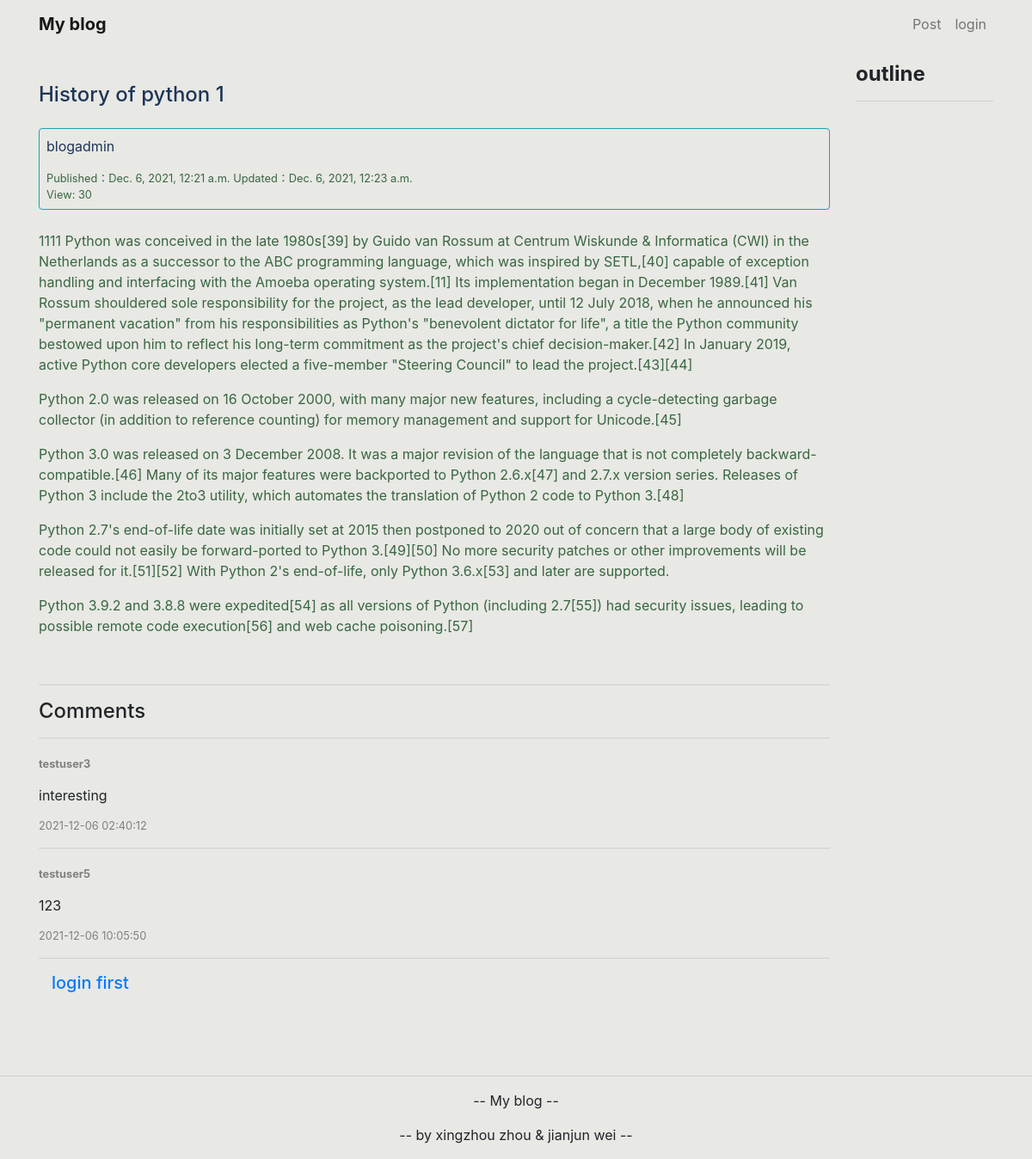
The app's page /article/a_detail/32/ with its own data.
### article/models.py (models this page shows, shortened)
class Article(models.Model):
    a_author = models.ForeignKey(User, on_delete=models.CASCADE)
    a_title = models.CharField(max_length=100, null=False, blank=False)
    a_content = models.TextField(null=False, blank=False)
    a_created_time = models.DateTimeField(auto_now_add=True)
    a_modified_time = models.DateTimeField(auto_now=True)
    a_topic = models.ForeignKey(ArticleTopic, on_delete=models.CASCADE, related_name='article', null=True, blank=True)
    a_view_count = models.PositiveIntegerField(default=1)
    class Meta:
        ordering = ('-a_created_time',)

### comment/models.py (models this page shows, shortened)
class Comment(models.Model):
    c_article = models.ForeignKey(Article, on_delete=models.CASCADE, related_name='comments')
    c_author = models.ForeignKey(User, on_delete=models.CASCADE, related_name='comments')
    c_content = models.TextField(null=False, blank=False)
    c_time = models.DateTimeField(auto_now_add=True)
    class Meta:
        ordering = ('c_time',)

### article/views.py (the view)
# urls.py: path('a_detail/<int:id>/', views.a_detail, name='a_detail'),
def a_detail(request, id):
    article = Article.objects.get(id=id)
    comments = Comment.objects.filter(c_article=id)
    article.a_view_count += 1
    article.save(update_fields=['a_view_count'])
    md = markdown.Markdown(
        extensions=[
        'markdown.extensions.extra',
        'markdown.extensions.codehilite',
        'markdown.extensions.toc',
        ])
    article.a_content = md.convert(article.a_content)
    context = { 'article': article, 'toc': md.toc, 'comments':comments}
    return render(request, 'article/detail.html', context)

### templates/article/detail.html (shortened to what this page needs)
{% extends "base.html" %}
{% load staticfiles %}
{% block content %}
<div class="container">
    <div class="row">
        <div class="col-md-10">
            <h1 class="mt-4 mb-4" style="color: #1d3557; font-size: 1.5em;">{{ article.a_title }}</h1>
            {% if user == article.a_author %}
                <div class="rounded border border-info" style="height: 140px">
            {% else %}
                <div class="rounded border border-info" style="height: 95px">
            {% endif %}
                    <p class="pt-2 pl-2" style="color: #1d3557; font-size: 1em;">
                        {{ article.a_author }}
                    </p>
                    <p class="pl-2 pb-2" style="color: #386641; font-size: 0.8em;">
                    Published：{{ article.a_created_time }}  Updated：{{ article.a_modified_time }}
                    <br>
                    View: {{ article.a_view_count}}
                    </p>
            </div>
            <br>
            <div style="color: #386641; font-size: 1em;">
                    {{ article.a_content|safe }}
            </div>
            <br>
            <div>
                {% if comments %}
                    <hr>
                    <h4>Comments</h4>
                    {% for comment in comments %}
                        <hr>
                            <strong style="color: grey; font-size: 0.8em;"> {{ comment.c_author }}</strong>
                            <div>
                            <pre style="font-family: inherit; font-size: 1em; ">{{ comment.c_content }}</pre>
                            <p style="color: grey; font-size: 0.8em;">
                                {{ comment.c_time|date:"Y-m-d H:i:s" }}
                            </p>
                            </div>
                    {% endfor %}
                {% endif %}
            </div>
            <hr>
            {% if user.is_authenticated %}
                <div>
                    <form
                        action="{% url 'comment:c_create' article.id %}"
                        method="POST"
                    >
                    {% csrf_token %}
                        <div class="form-group">
                            <label for="c_content">
                                <strong>
                                    add comment：
                                </strong>
                            </label>
                            <textarea class="form-control" id="c_content" name="c_content" rows="2" ></textarea>
                        </div>
                        <button type="submit" class="btn btn-info ">send</button>
                    </form>
                </div>
                <br>
            {% else %}
                <div class="col-md-10">
                <h5>
                    <a href="{% url 'userprofile:login' %}">login first</a>
                </h5>
                <br>
                </div>
            {% endif %}
        </div>
        <div class="col-md-2">
            <h4><strong>outline</strong></h4>
            <hr>
        </div>
    </div>
</div>
{% endblock content %}

### static/md_css/solarized-light.css (style rules this page uses)
pre { line-height: 125%; }

### records on screen
Article: a_title "History of python 1", a_author "blogadmin", a_created_time "Dec. 6, 2021, 12:21 a.m.", a_modified_time "Dec. 6, 2021, 12:23 a.m.", a_view_count "30", a_content "1111 Python was conceived in the late 1980s[39] by Guido van Rossum at Centrum Wiskunde & Informatica (CWI) in the Netherlands as a successor to the ABC programming language, which was inspired by SETL,[40] capable of exception handling and interfacing with the Amoeba operating system.[11] Its implementation began in December 1989.[41] Van Rossum shouldered sole responsibility for the project, as the lead developer, until 12 July 2018, when he announced his \"permanent vacation\" from his responsibilities as Python's \"benevolent dictator for life\", a title the Python community bestowed upon him to reflect his long-term commitment as the project's chief decision-maker.[42] In January 2019,…"
Comment: c_author "testuser3", c_content "interesting", c_time "2021-12-06 02:40:12"
Comment: c_author "testuser5", c_content "123", c_time "2021-12-06 10:05:50"
